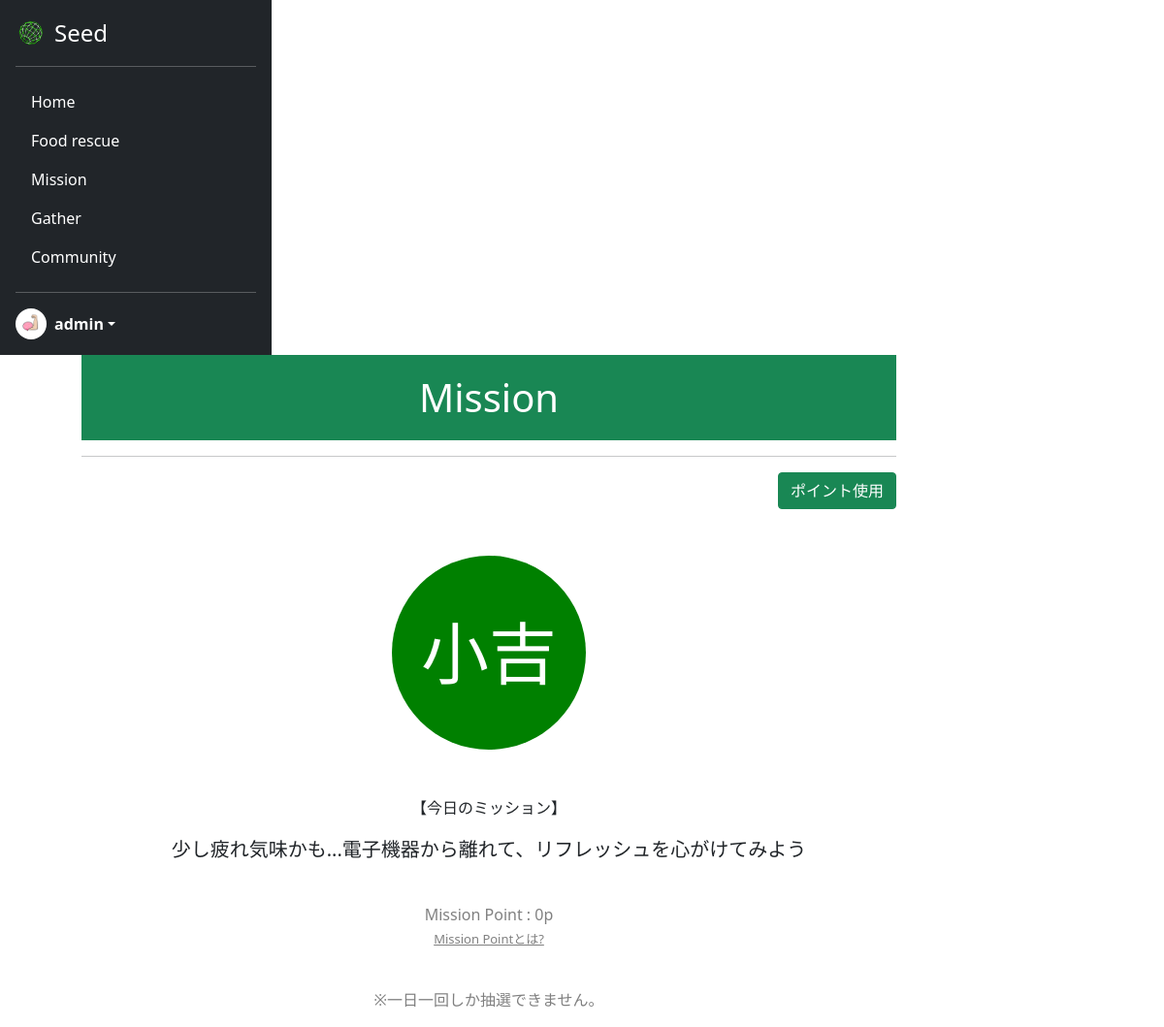
The app's page /mission/ (signed in), older data.
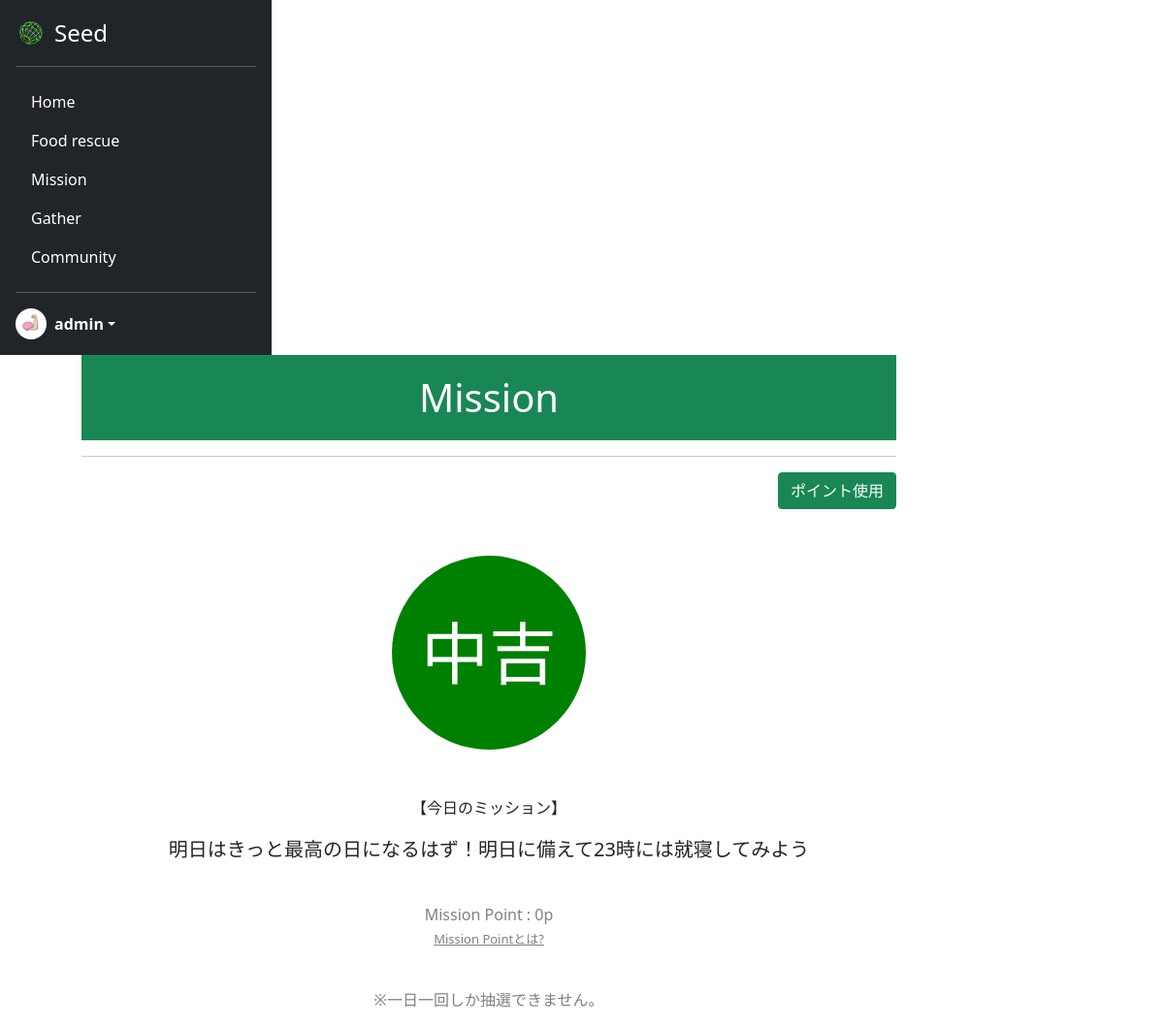
The same page, newer data.
### seed/models.py (models this page shows)
class MissionDetail(models.Model):
    user = models.ForeignKey(CustomUser, verbose_name="ユーザー", on_delete=models.CASCADE)
    mission = models.ForeignKey(Mission, verbose_name="ミッション", on_delete=models.CASCADE)
    draw_time = models.DateTimeField(verbose_name="抽選日時")

class Mission(models.Model):
    rank = models.TextField(verbose_name="ランク", max_length=5)
    mission = models.TextField(verbose_name="ミッション", max_length=100)

### seed/views.py (the view)
# urls.py: path('mission/', views.MissionView.as_view(), name='mission'),
class MissionView(TemplateView):
    mission_detail_model = MissionDetail()
    template_name = 'mission.html'
    def get_context_data(self, **kwargs):
        if self.request.user.is_authenticated:
            context = super().get_context_data(**kwargs)
            mission_detail = MissionDetail.objects.filter(user=self.request.user, draw_time=datetime.date.today()).order_by('-draw_time')
            if mission_detail:
                if mission_detail[0].draw_time == datetime.date.today():
                    context['draw_flg'] = True
                context['data'] = mission_detail[0]
            return context
        else:
            return super().get_context_data(**kwargs)

### seed/templates/mission.html (shortened to what this page needs)
{% extends 'mypagebase.html' %}
{% load static %}
{% block content %}
<div class="text-center">
    {% if request.user.is_general %}
        <h1 class="title" style="background-color: #198754; color:white">Mission</h1>
        <hr>
    {% if data %}
        <div class="text-end">
            <a href="{% url 'seed:download_mission_qr' %}" class="btn btn-success">ポイント使用</a>
        </div>
        <br>
        <br>
        <div class="circle">
            <h1>{{data.mission.rank}}</h1>
        </div>
        <br>
        <br>
        <p>【今日のミッション】</p>
        <p style="font-size:20px;">{{data.mission.mission}}</p>
        <br>
        <p style="color:gray;">Mission Point :      {{request.user.mission_point}}p<br>
            <a href="{% url 'seed:pointexplanetion' %}" style="color:gray; font-size:13px;">Mission Pointとは?</a>
        </p>
        <br>
        <p style="color:gray;">※一日一回しか抽選できません。</p>
    {% endif %}
    {% else %}
        <h1>一般ユーザ専用機能です</h1>
        <a href="{% url 'seed:mypage' %}" class="btn btn-primary">マイページへ</a>
    {% endif %}
</div>
{% endblock %}

Row changes from the older to the newer data that the page shows:
removed MissionDetail: mission.rank "小吉", mission.mission "少し疲れ気味かも...電子機器から離れて、リフレッシュを心がけてみよう"
added MissionDetail: mission.rank "中吉", mission.mission "明日はきっと最高の日になるはず！明日に備えて23時には就寝してみよう"
